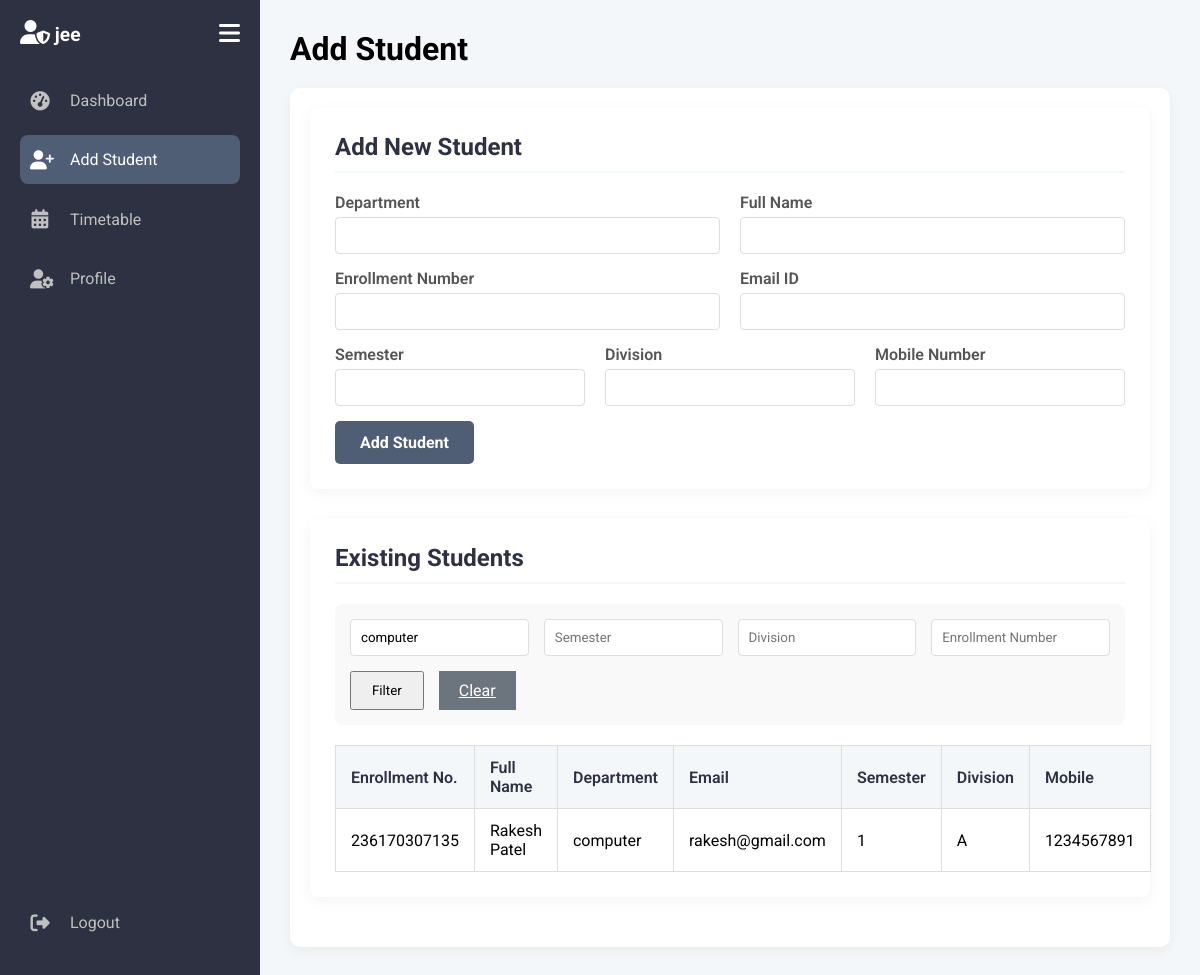
Screenshot of /add_student.php?department=computer (signed in) with the database file from the repository.
### tables this page shows
CREATE TABLE `students` (
  `id` int(6) unsigned NOT NULL AUTO_INCREMENT,
  `student_department` varchar(100) NOT NULL,
  `student_full_name` varchar(100) NOT NULL,
  `student_enrollment_number` varchar(50) NOT NULL,
  `student_email` varchar(100) NOT NULL,
  `student_sem` int(2) NOT NULL,
  `student_div` varchar(5) NOT NULL,
  `student_mobile_number` varchar(15) NOT NULL,
  `creation_date` timestamp NOT NULL DEFAULT current_timestamp(),
  PRIMARY KEY (`id`),
  UNIQUE KEY `student_enrollment_number` (`student_enrollment_number`)
);

### add_student.php (the view, shortened to what this page needs)
<?php include 'includes/header.php'; ?>
<div class="content-header">
    <h1>Add Student</h1>
</div>
<div class="content-body">
    <div class="form-container">
        <h2>Add New Student</h2>
        <form action="add_student_process.php" method="POST" class="add-form">
            <div class="form-row">
                <div class="input-group">
                    <label for="student_department">Department</label>
                    <input type="text" id="student_department" name="student_department" required>
                </div>
                <div class="input-group">
                    <label for="student_full_name">Full Name</label>
                    <input type="text" id="student_full_name" name="student_full_name" required>
                </div>
            </div>
            <div class="form-row">
                <div class="input-group">
                    <label for="student_enrollment_number">Enrollment Number</label>
                    <input type="text" id="student_enrollment_number" name="student_enrollment_number" required>
                </div>
                <div class="input-group">
                    <label for="student_email">Email ID</label>
                    <input type="email" id="student_email" name="student_email" required>
                </div>
            </div>
            <div class="form-row">
                <div class="input-group">
                    <label for="student_sem">Semester</label>
                    <input type="number" id="student_sem" name="student_sem" required>
                </div>
                <div class="input-group">
                    <label for="student_div">Division</label>
                    <input type="text" id="student_div" name="student_div" required>
                </div>
                 <div class="input-group">
                    <label for="student_mobile_number">Mobile Number</label>
                    <input type="text" id="student_mobile_number" name="student_mobile_number" required>
                </div>
            </div>
            <button type="submit" class="btn">Add Student</button>
        </form>
    </div>
    <div class="table-container">
        <h2>Existing Students</h2>
        <div class="filter-container">
            <form action="add_student.php" method="GET" class="filter-form">
                <input type="text" name="department" placeholder="Department" value="<?php echo isset($_GET['department']) ? htmlspecialchars($_GET['department']) : ''; ?>">
                <input type="number" name="sem" placeholder="Semester" value="<?php echo isset($_GET['sem']) ? htmlspecialchars($_GET['sem']) : ''; ?>">
                <input type="text" name="div" placeholder="Division" value="<?php echo isset($_GET['div']) ? htmlspecialchars($_GET['div']) : ''; ?>">
                <input type="text" name="enrollment_number" placeholder="Enrollment Number" value="<?php echo isset($_GET['enrollment_number']) ? htmlspecialchars($_GET['enrollment_number']) : ''; ?>">
                <button type="submit" class="btn">Filter</button>
                <a href="add_student.php" class="btn btn-secondary">Clear</a>
            </form>
        </div>
        <table class="student-table">
            <thead>
                <tr>
                    <th>Enrollment No.</th>
                    <th>Full Name</th>
                    <th>Department</th>
                    <th>Email</th>
                    <th>Semester</th>
                    <th>Division</th>
                    <th>Mobile</th>
                </tr>
            </thead>
            <tbody>
                <?php
                include 'db/db_connection.php';
                $sql = "SELECT * FROM students WHERE 1=1";
                $params = [];
                $types = '';
                if (!empty($_GET['department'])) {
                    $sql .= " AND student_department LIKE ?";
                    $params[] = "%" . $_GET['department'] . "%";
                    $types .= 's';
                }
                $sql .= " ORDER BY student_full_name ASC";
                $stmt = $conn->prepare($sql);
                if (!empty($params)) {
                    $stmt->bind_param($types, ...$params);
                }
                $stmt->execute();
                $students_result = $stmt->get_result();
                if ($students_result->num_rows > 0):
                    while($row = $students_result->fetch_assoc()): ?>
                        <tr>
                            <td><?php echo htmlspecialchars($row['student_enrollment_number']); ?></td>
                            <td><?php echo htmlspecialchars($row['student_full_name']); ?></td>
                            <td><?php echo htmlspecialchars($row['student_department']); ?></td>
                            <td><?php echo htmlspecialchars($row['student_email']); ?></td>
                            <td><?php echo htmlspecialchars($row['student_sem']); ?></td>
                            <td><?php echo htmlspecialchars($row['student_div']); ?></td>
                            <td><?php echo htmlspecialchars($row['student_mobile_number']); ?></td>
                        </tr>
                    <?php endwhile; ?>
                <?php else: ?>
                    <tr>
                        <td colspan="7">No students found matching your criteria.</td>
                    </tr>
                <?php endif;
                ?>
            </tbody>
        </table>
    </div>
</div>
<?php include 'includes/footer.php'; ?>

### admin_style.css (style rules this page uses)
:root { --primary-color: #4f5d75; --secondary-color: #2d3142; --accent-color: #bfc0c0; --light-color: #ffffff; --text-color: #ef8354; --sidebar-width: 260px; --sidebar-collapsed-width: 80px; }
* { margin: 0; padding: 0; box-sizing: border-box; font-family: 'Roboto', sans-serif; }
body { display: flex; background-color: #f4f7fa; transition: margin-left 0.5s ease; }
.content-header { margin-bottom: 20px; }
.content-body { background: var(--light-color); padding: 20px; border-radius: 10px; box-shadow: 0 4px 12px rgba(0,0,0,0.05); }
.form-container, .table-container { background: #fff; padding: 25px; border-radius: 8px; box-shadow: 0 4px 15px rgba(0,0,0,0.05); margin-bottom: 30px; }
.form-container h2, .table-container h2 { margin-bottom: 20px; font-size: 1.5rem; color: var(--secondary-color); border-bottom: 2px solid #f4f7fa; padding-bottom: 10px; }
.add-form .form-row { display: flex; flex-wrap: wrap; gap: 20px; margin-bottom: 15px; }
.add-form .input-group { flex: 1; min-width: 200px; }
.add-form label { display: block; margin-bottom: 5px; font-weight: 600; color: #555; }
.add-form input[type="text"], .add-form input[type="email"], .add-form input[type="number"] { width: 100%; padding: 10px; border: 1px solid #ddd; border-radius: 4px; }
.add-form .btn { padding: 12px 25px; border: none; background-color: var(--primary-color); color: white; font-size: 16px; font-weight: bold; border-radius: 5px; cursor: pointer; transition: background-color 0.3s ease; }
.filter-container { margin-bottom: 20px; padding: 15px; background-color: #f9f9f9; border-radius: 8px; }
.filter-form { display: flex; flex-wrap: wrap; gap: 15px; align-items: center; }
.filter-form input { padding: 10px; border: 1px solid #ddd; border-radius: 4px; flex: 1; }
.filter-form .btn { padding: 10px 20px; }
.filter-form .btn-secondary { background-color: #6c757d; color: white; }
.student-table { width: 100%; border-collapse: collapse; margin-top: 20px; }
.student-table th, .student-table td { padding: 12px 15px; border: 1px solid #ddd; text-align: left; vertical-align: middle; }
.student-table th { background-color: #f4f7fa; font-weight: 600; color: var(--secondary-color); }

### rows the page displays
students: student_enrollment_number "236170307135", student_full_name "Rakesh Patel", student_department "computer", student_email "rakesh@gmail.com", student_sem "1", student_div "A", student_mobile_number "1234567891"

### other values shown
$admin_name "jee"
